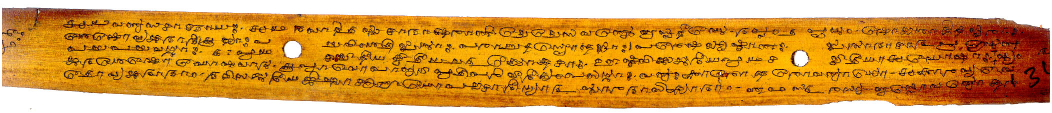
#> input picture A1_resources/Q9/palm-leaf-1.jpg, 2104 x 226 px (shown at 1/2 size)
$ jupyter execute Q9.ipynb
#> lines starting #> are read from the running program, lines starting #| are printed output that depends on the picture; after the words box and inside, x2 and y2 are one past the last pixel; in counts of white or black regions, pixels touching at a corner belong together
[cell 1]
import sys, math, os
from skimage import data, io, filters, color, img_as_ubyte, transform, img_as_float
import matplotlib.pyplot as plt
import numpy as np
from skimage.io import imread, imshow
from skimage.color import rgb2gray
from collections import defaultdict
from scipy import misc

[cell 2]
def BinarizeImage(im, method, window=None):
    if len(im.shape) == 2:
        im = img_as_float(im)
    else:
        im = img_as_float(color.rgb2gray(im))

    if method == "otsu":
        thresh_im = im > filters.threshold_otsu(im)
        return img_as_ubyte(thresh_im)

    elif method == "adaptive":
        thresh_im = im > filters.threshold_local(im, window)
        return img_as_ubyte(thresh_im)

[cell 3]
im1 = imread('./A1_resources/Q9/palm-leaf-1.jpg')
#> im1 is the input picture: shape (226, 2104, 3); mean R, G, B 213.9, 156.4, 71.3

plt.figure(figsize=(30,30))
plt.imshow(im1)

plt.figure(figsize=(30, 30))
plt.imshow(BinarizeImage(im1, "otsu"), cmap="gray")
#> in BinarizeImage, `im = img_as_float(color.rgb2gray(im))`:
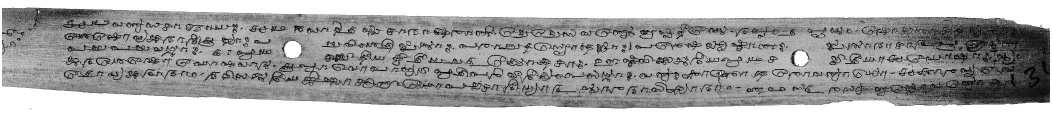
#> im: shape (226, 2104) float64 (shown at 1/2 size); min 0, max 1, mean 0.637
#> in BinarizeImage, `thresh_im = im > filters.threshold_otsu(im)`:
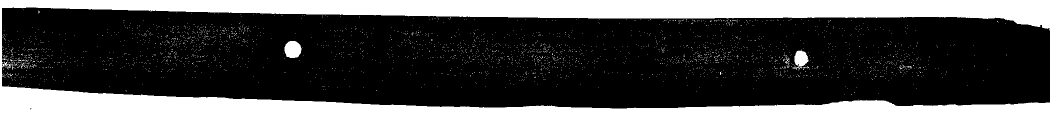
#> thresh_im: shape (226, 2104) bool (shown at 1/2 size); 25% white; 3045 white regions (3036 under 20 px), largest, box (x1, y1, x2, y2) and area: (0, 0, 2104, 226) 112788, (569, 82, 603, 116) 932, (1589, 101, 1617, 133) 682

plt.figure(figsize=(30, 30))
plt.imshow(BinarizeImage(im1, "adaptive", window=205), cmap="gray")
#> call 2 of BinarizeImage, with method = 'adaptive', window = 205
#> in BinarizeImage (call 2), `thresh_im = im > filters.threshold_local(im, window)`:
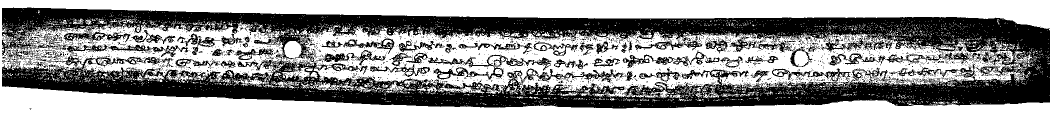
#> thresh_im: shape (226, 2104) bool (shown at 1/2 size); 56.3% white; 3222 black regions (3138 under 20 px), largest, box (x1, y1, x2, y2) and area: (4, 15, 2100, 217) 174637, (133, 88, 376, 114) 1584, (856, 110, 1103, 141) 1551

[cell 4]
im2 = imread('./A1_resources/Q9/palm-leaf-2.jpg')
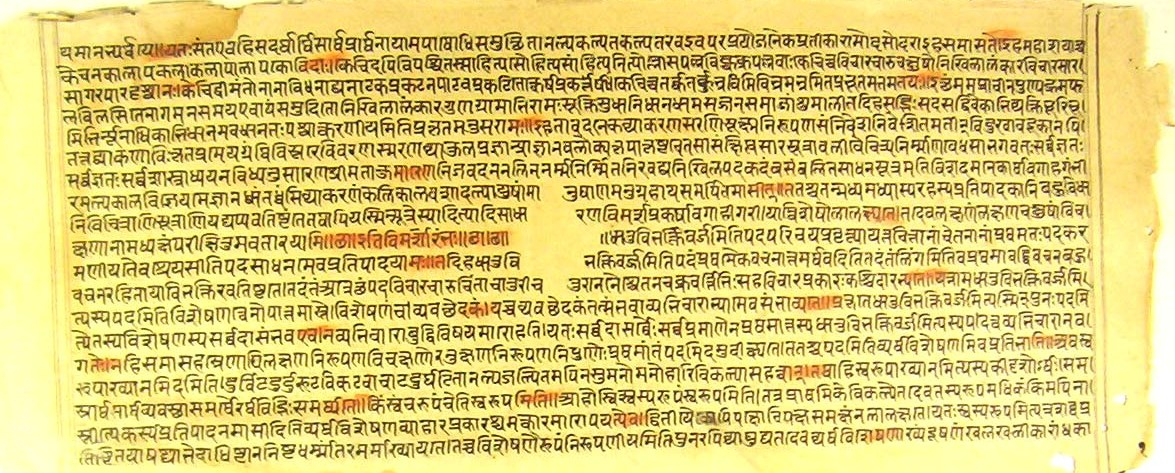
#> input picture A1_resources/Q9/palm-leaf-2.jpg, 1175 x 473 px
#> im2 is the input picture: shape (473, 1175, 3); mean R, G, B 217.5, 201.5, 116.9

plt.figure(figsize=(10,10))
plt.imshow(im2)

plt.figure(figsize=(10, 10))
plt.imshow(BinarizeImage(im2, "otsu"), cmap="gray")
#> call 3 of BinarizeImage, with method = 'otsu'
#> in BinarizeImage (call 3), `im = img_as_float(color.rgb2gray(im))`:
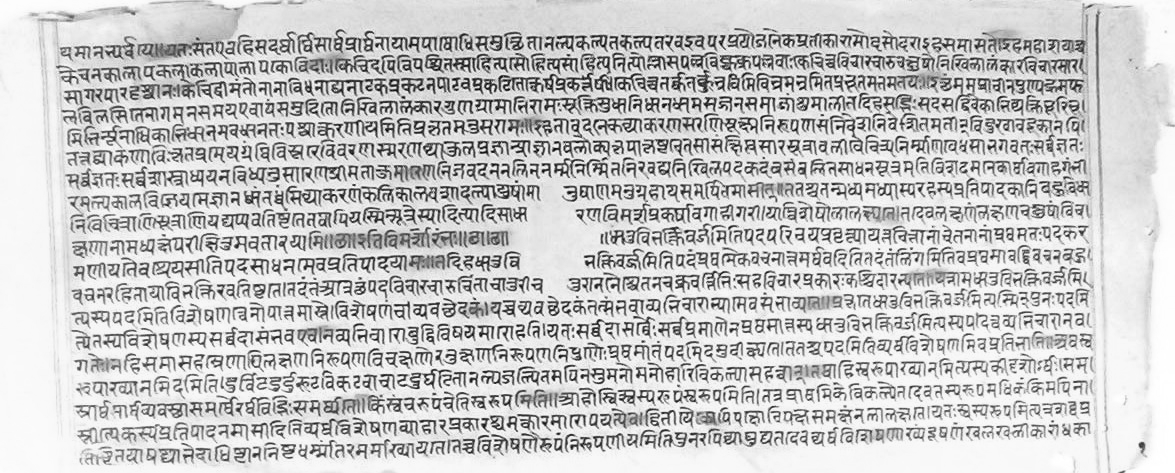
#> im: shape (473, 1175) float64; min 0.0175, max 1, mean 0.78
#> in BinarizeImage (call 3), `thresh_im = im > filters.threshold_otsu(im)`:
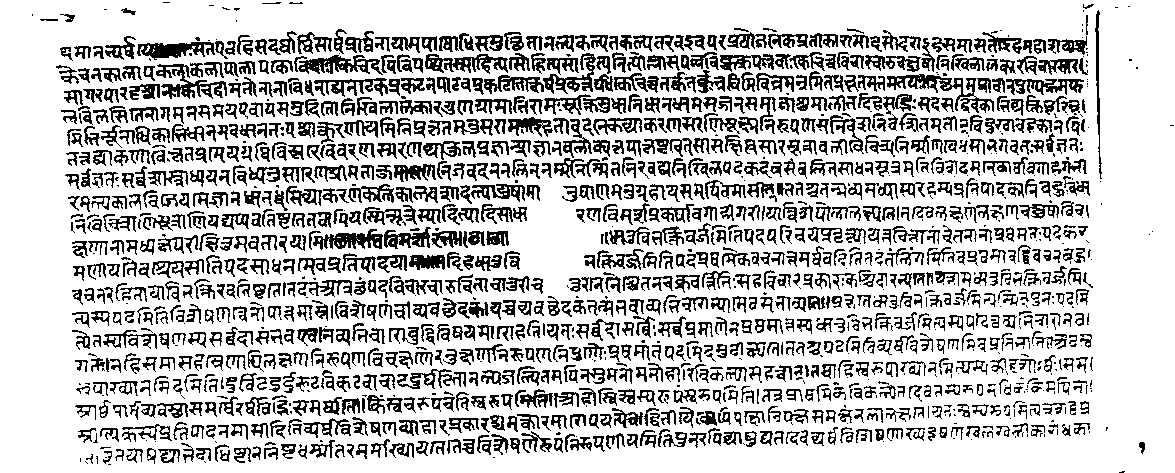
#> thresh_im: shape (473, 1175) bool; 75.3% white; black in thin lines or dots
#> in BinarizeImage (call 3), `return img_as_ubyte(thresh_im)`: returned value: shape (473, 1175); 75.3% white; black in thin lines or dots

plt.figure(figsize=(10, 10))
plt.imshow(BinarizeImage(im2, "adaptive", window=205), cmap="gray")
#> call 4 of BinarizeImage, with method = 'adaptive', window = 205
#> in BinarizeImage (call 4), `thresh_im = im > filters.threshold_local(im, window)`:
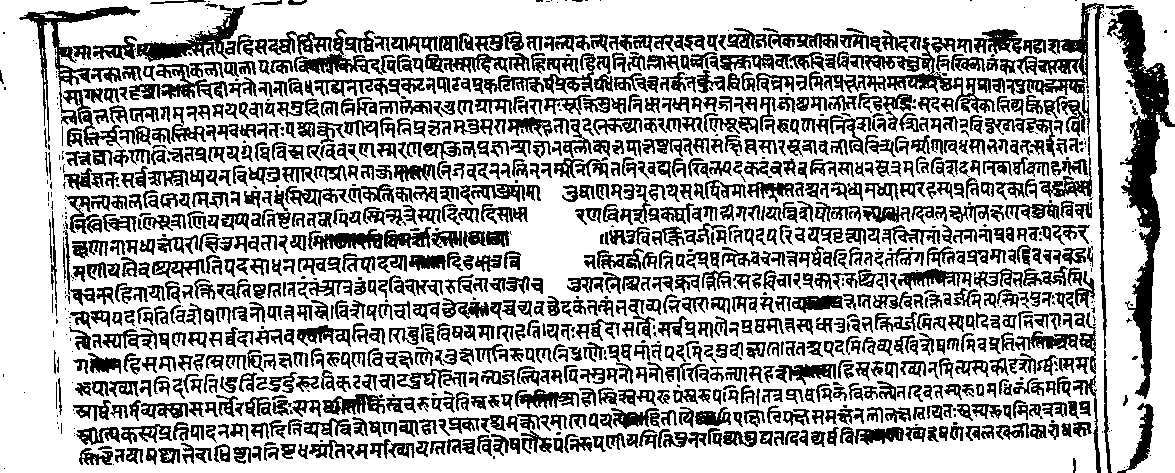
#> thresh_im: shape (473, 1175) bool; 67.1% white; 1283 black regions (260 under 20 px), largest, box (x1, y1, x2, y2) and area: (1107, 10, 1175, 399) 7538, (1006, 3, 1107, 349) 3305, (19, 6, 140, 142) 2286
